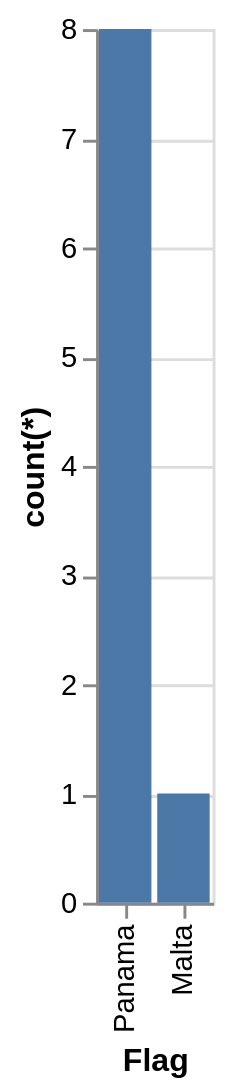

Vega-Lite specification stored for this chart:
### Vega-Lite specification from a JSON file in a GitHub repository (floating-point values rounded to 4 significant figures)
{"data": {"values": [{"x_data": "Panama", "y_data": 8}, {"x_data": "Malta", "y_data": 1}]}, "mark": "bar", "encoding": {"x": {"field": "x_data", "type": "nominal", "title": "Flag", "sort": "descending"}, "y": {"field": "y_data", "type": "quantitative", "title": "count(*)"}}}
